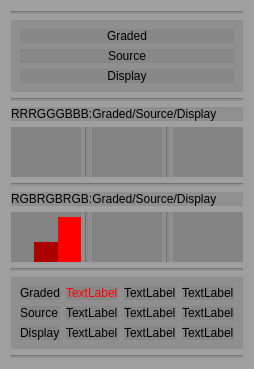
<?xml version="1.0" encoding="UTF-8"?>
<ui version="4.0">
 <class>Inspect_view</class>
 <widget class="QWidget" name="Inspect_view">
  <property name="geometry">
   <rect>
    <x>0</x>
    <y>0</y>
    <width>227</width>
    <height>357</height>
   </rect>
  </property>
  <property name="windowTitle">
   <string>Form</string>
  </property>
  <property name="styleSheet">
   <string notr="true">background-color: rgb(128, 128, 128, 128);</string>
  </property>
  <layout class="QVBoxLayout" name="verticalLayout">
   <item>
    <widget class="Line" name="line_8">
     <property name="orientation">
      <enum>Qt::Horizontal</enum>
     </property>
    </widget>
   </item>
   <item>
    <widget class="QWidget" name="wdgt_colors" native="true">
     <layout class="QVBoxLayout" name="verticalLayout_20">
      <item>
       <widget class="QLabel" name="lbl_color_graded">
        <property name="text">
         <string>Graded</string>
        </property>
        <property name="alignment">
         <set>Qt::AlignCenter</set>
        </property>
       </widget>
      </item>
      <item>
       <widget class="QLabel" name="lbl_color_source">
        <property name="text">
         <string>Source</string>
        </property>
        <property name="alignment">
         <set>Qt::AlignCenter</set>
        </property>
       </widget>
      </item>
      <item>
       <widget class="QLabel" name="lbl_color_display">
        <property name="text">
         <string>Display</string>
        </property>
        <property name="alignment">
         <set>Qt::AlignCenter</set>
        </property>
       </widget>
      </item>
     </layout>
    </widget>
   </item>
   <item>
    <widget class="Line" name="line_7">
     <property name="orientation">
      <enum>Qt::Horizontal</enum>
     </property>
    </widget>
   </item>
   <item>
    <widget class="QLabel" name="label">
     <property name="text">
      <string>RRRGGGBBB:Graded/Source/Display</string>
     </property>
    </widget>
   </item>
   <item>
    <widget class="QWidget" name="widget" native="true">
     <property name="sizePolicy">
      <sizepolicy hsizetype="Expanding" vsizetype="Fixed">
       <horstretch>0</horstretch>
       <verstretch>0</verstretch>
      </sizepolicy>
     </property>
     <property name="minimumSize">
      <size>
       <width>0</width>
       <height>50</height>
      </size>
     </property>
     <property name="maximumSize">
      <size>
       <width>16777215</width>
       <height>50</height>
      </size>
     </property>
     <layout class="QHBoxLayout" name="horizontalLayout">
      <property name="spacing">
       <number>4</number>
      </property>
      <property name="leftMargin">
       <number>0</number>
      </property>
      <property name="topMargin">
       <number>0</number>
      </property>
      <property name="rightMargin">
       <number>0</number>
      </property>
      <property name="bottomMargin">
       <number>0</number>
      </property>
      <item>
       <widget class="QWidget" name="widget_2" native="true">
        <property name="sizePolicy">
         <sizepolicy hsizetype="Expanding" vsizetype="Fixed">
          <horstretch>0</horstretch>
          <verstretch>0</verstretch>
         </sizepolicy>
        </property>
        <property name="maximumSize">
         <size>
          <width>16777215</width>
          <height>50</height>
         </size>
        </property>
        <layout class="QHBoxLayout" name="horizontalLayout_2">
         <property name="spacing">
          <number>0</number>
         </property>
         <property name="leftMargin">
          <number>0</number>
         </property>
         <property name="topMargin">
          <number>0</number>
         </property>
         <property name="rightMargin">
          <number>0</number>
         </property>
         <property name="bottomMargin">
          <number>0</number>
         </property>
         <item>
          <widget class="QWidget" name="widget_5" native="true">
           <layout class="QVBoxLayout" name="verticalLayout_2">
            <property name="spacing">
             <number>0</number>
            </property>
            <property name="leftMargin">
             <number>0</number>
            </property>
            <property name="topMargin">
             <number>0</number>
            </property>
            <property name="rightMargin">
             <number>0</number>
            </property>
            <property name="bottomMargin">
             <number>0</number>
            </property>
            <item>
             <spacer name="verticalSpacer">
              <property name="orientation">
               <enum>Qt::Vertical</enum>
              </property>
              <property name="sizeHint" stdset="0">
               <size>
                <width>20</width>
                <height>40</height>
               </size>
              </property>
             </spacer>
            </item>
            <item>
             <widget class="QWidget" name="wdgt_rrrgggbbb_graded_r" native="true">
              <property name="sizePolicy">
               <sizepolicy hsizetype="Expanding" vsizetype="Fixed">
                <horstretch>0</horstretch>
                <verstretch>0</verstretch>
               </sizepolicy>
              </property>
              <property name="maximumSize">
               <size>
                <width>16777215</width>
                <height>50</height>
               </size>
              </property>
             </widget>
            </item>
           </layout>
          </widget>
         </item>
         <item>
          <widget class="QWidget" name="widget_4" native="true">
           <layout class="QVBoxLayout" name="verticalLayout_3">
            <property name="spacing">
             <number>0</number>
            </property>
            <property name="leftMargin">
             <number>0</number>
            </property>
            <property name="topMargin">
             <number>0</number>
            </property>
            <property name="rightMargin">
             <number>0</number>
            </property>
            <property name="bottomMargin">
             <number>0</number>
            </property>
            <item>
             <spacer name="verticalSpacer_2">
              <property name="orientation">
               <enum>Qt::Vertical</enum>
              </property>
              <property name="sizeHint" stdset="0">
               <size>
                <width>20</width>
                <height>40</height>
               </size>
              </property>
             </spacer>
            </item>
            <item>
             <widget class="QWidget" name="wdgt_rrrgggbbb_source_r" native="true">
              <property name="sizePolicy">
               <sizepolicy hsizetype="Expanding" vsizetype="Fixed">
                <horstretch>0</horstretch>
                <verstretch>0</verstretch>
               </sizepolicy>
              </property>
              <property name="maximumSize">
               <size>
                <width>16777215</width>
                <height>50</height>
               </size>
              </property>
             </widget>
            </item>
           </layout>
          </widget>
         </item>
         <item>
          <widget class="QWidget" name="widget_3" native="true">
           <layout class="QVBoxLayout" name="verticalLayout_4">
            <property name="spacing">
             <number>0</number>
            </property>
            <property name="leftMargin">
             <number>0</number>
            </property>
            <property name="topMargin">
             <number>0</number>
            </property>
            <property name="rightMargin">
             <number>0</number>
            </property>
            <property name="bottomMargin">
             <number>0</number>
            </property>
            <item>
             <spacer name="verticalSpacer_3">
              <property name="orientation">
               <enum>Qt::Vertical</enum>
              </property>
              <property name="sizeHint" stdset="0">
               <size>
                <width>20</width>
                <height>40</height>
               </size>
              </property>
             </spacer>
            </item>
            <item>
             <widget class="QWidget" name="wdgt_rrrgggbbb_display_r" native="true">
              <property name="sizePolicy">
               <sizepolicy hsizetype="Expanding" vsizetype="Fixed">
                <horstretch>0</horstretch>
                <verstretch>0</verstretch>
               </sizepolicy>
              </property>
              <property name="maximumSize">
               <size>
                <width>16777215</width>
                <height>50</height>
               </size>
              </property>
             </widget>
            </item>
           </layout>
          </widget>
         </item>
        </layout>
       </widget>
      </item>
      <item>
       <widget class="Line" name="line_5">
        <property name="orientation">
         <enum>Qt::Vertical</enum>
        </property>
       </widget>
      </item>
      <item>
       <widget class="QWidget" name="widget_7" native="true">
        <property name="sizePolicy">
         <sizepolicy hsizetype="Expanding" vsizetype="Fixed">
          <horstretch>0</horstretch>
          <verstretch>0</verstretch>
         </sizepolicy>
        </property>
        <property name="maximumSize">
         <size>
          <width>16777215</width>
          <height>50</height>
         </size>
        </property>
        <layout class="QHBoxLayout" name="horizontalLayout_3">
         <property name="spacing">
          <number>0</number>
         </property>
         <property name="leftMargin">
          <number>0</number>
         </property>
         <property name="topMargin">
          <number>0</number>
         </property>
         <property name="rightMargin">
          <number>0</number>
         </property>
         <property name="bottomMargin">
          <number>0</number>
         </property>
         <item>
          <widget class="QWidget" name="widget_10" native="true">
           <layout class="QVBoxLayout" name="verticalLayout_14">
            <property name="spacing">
             <number>0</number>
            </property>
            <property name="leftMargin">
             <number>0</number>
            </property>
            <property name="topMargin">
             <number>0</number>
            </property>
            <property name="rightMargin">
             <number>0</number>
            </property>
            <property name="bottomMargin">
             <number>0</number>
            </property>
            <item>
             <spacer name="verticalSpacer_13">
              <property name="orientation">
               <enum>Qt::Vertical</enum>
              </property>
              <property name="sizeHint" stdset="0">
               <size>
                <width>20</width>
                <height>40</height>
               </size>
              </property>
             </spacer>
            </item>
            <item>
             <widget class="QWidget" name="wdgt_rrrgggbbb_graded_g" native="true">
              <property name="sizePolicy">
               <sizepolicy hsizetype="Expanding" vsizetype="Fixed">
                <horstretch>0</horstretch>
                <verstretch>0</verstretch>
               </sizepolicy>
              </property>
              <property name="maximumSize">
               <size>
                <width>16777215</width>
                <height>50</height>
               </size>
              </property>
             </widget>
            </item>
           </layout>
          </widget>
         </item>
         <item>
          <widget class="QWidget" name="widget_13" native="true">
           <layout class="QVBoxLayout" name="verticalLayout_15">
            <property name="spacing">
             <number>0</number>
            </property>
            <property name="leftMargin">
             <number>0</number>
            </property>
            <property name="topMargin">
             <number>0</number>
            </property>
            <property name="rightMargin">
             <number>0</number>
            </property>
            <property name="bottomMargin">
             <number>0</number>
            </property>
            <item>
             <spacer name="verticalSpacer_14">
              <property name="orientation">
               <enum>Qt::Vertical</enum>
              </property>
              <property name="sizeHint" stdset="0">
               <size>
                <width>20</width>
                <height>40</height>
               </size>
              </property>
             </spacer>
            </item>
            <item>
             <widget class="QWidget" name="wdgt_rrrgggbbb_source_g" native="true">
              <property name="sizePolicy">
               <sizepolicy hsizetype="Expanding" vsizetype="Fixed">
                <horstretch>0</horstretch>
                <verstretch>0</verstretch>
               </sizepolicy>
              </property>
              <property name="maximumSize">
               <size>
                <width>16777215</width>
                <height>50</height>
               </size>
              </property>
             </widget>
            </item>
           </layout>
          </widget>
         </item>
         <item>
          <widget class="QWidget" name="widget_11" native="true">
           <layout class="QVBoxLayout" name="verticalLayout_16">
            <property name="spacing">
             <number>0</number>
            </property>
            <property name="leftMargin">
             <number>0</number>
            </property>
            <property name="topMargin">
             <number>0</number>
            </property>
            <property name="rightMargin">
             <number>0</number>
            </property>
            <property name="bottomMargin">
             <number>0</number>
            </property>
            <item>
             <spacer name="verticalSpacer_15">
              <property name="orientation">
               <enum>Qt::Vertical</enum>
              </property>
              <property name="sizeHint" stdset="0">
               <size>
                <width>20</width>
                <height>40</height>
               </size>
              </property>
             </spacer>
            </item>
            <item>
             <widget class="QWidget" name="wdgt_rrrgggbbb_display_g" native="true">
              <property name="sizePolicy">
               <sizepolicy hsizetype="Expanding" vsizetype="Fixed">
                <horstretch>0</horstretch>
                <verstretch>0</verstretch>
               </sizepolicy>
              </property>
              <property name="maximumSize">
               <size>
                <width>16777215</width>
                <height>50</height>
               </size>
              </property>
             </widget>
            </item>
           </layout>
          </widget>
         </item>
        </layout>
       </widget>
      </item>
      <item>
       <widget class="Line" name="line_6">
        <property name="orientation">
         <enum>Qt::Vertical</enum>
        </property>
       </widget>
      </item>
      <item>
       <widget class="QWidget" name="widget_12" native="true">
        <property name="sizePolicy">
         <sizepolicy hsizetype="Expanding" vsizetype="Fixed">
          <horstretch>0</horstretch>
          <verstretch>0</verstretch>
         </sizepolicy>
        </property>
        <property name="maximumSize">
         <size>
          <width>16777215</width>
          <height>50</height>
         </size>
        </property>
        <layout class="QHBoxLayout" name="horizontalLayout_4">
         <property name="spacing">
          <number>0</number>
         </property>
         <property name="leftMargin">
          <number>0</number>
         </property>
         <property name="topMargin">
          <number>0</number>
         </property>
         <property name="rightMargin">
          <number>0</number>
         </property>
         <property name="bottomMargin">
          <number>0</number>
         </property>
         <item>
          <widget class="QWidget" name="widget_41" native="true">
           <layout class="QVBoxLayout" name="verticalLayout_17">
            <property name="spacing">
             <number>0</number>
            </property>
            <property name="leftMargin">
             <number>0</number>
            </property>
            <property name="topMargin">
             <number>0</number>
            </property>
            <property name="rightMargin">
             <number>0</number>
            </property>
            <property name="bottomMargin">
             <number>0</number>
            </property>
            <item>
             <spacer name="verticalSpacer_16">
              <property name="orientation">
               <enum>Qt::Vertical</enum>
              </property>
              <property name="sizeHint" stdset="0">
               <size>
                <width>20</width>
                <height>40</height>
               </size>
              </property>
             </spacer>
            </item>
            <item>
             <widget class="QWidget" name="wdgt_rrrgggbbb_graded_b" native="true">
              <property name="sizePolicy">
               <sizepolicy hsizetype="Expanding" vsizetype="Fixed">
                <horstretch>0</horstretch>
                <verstretch>0</verstretch>
               </sizepolicy>
              </property>
              <property name="maximumSize">
               <size>
                <width>16777215</width>
                <height>50</height>
               </size>
              </property>
             </widget>
            </item>
           </layout>
          </widget>
         </item>
         <item>
          <widget class="QWidget" name="widget_42" native="true">
           <layout class="QVBoxLayout" name="verticalLayout_18">
            <property name="spacing">
             <number>0</number>
            </property>
            <property name="leftMargin">
             <number>0</number>
            </property>
            <property name="topMargin">
             <number>0</number>
            </property>
            <property name="rightMargin">
             <number>0</number>
            </property>
            <property name="bottomMargin">
             <number>0</number>
            </property>
            <item>
             <spacer name="verticalSpacer_17">
              <property name="orientation">
               <enum>Qt::Vertical</enum>
              </property>
              <property name="sizeHint" stdset="0">
               <size>
                <width>20</width>
                <height>40</height>
               </size>
              </property>
             </spacer>
            </item>
            <item>
             <widget class="QWidget" name="wdgt_rrrgggbbb_source_b" native="true">
              <property name="sizePolicy">
               <sizepolicy hsizetype="Expanding" vsizetype="Fixed">
                <horstretch>0</horstretch>
                <verstretch>0</verstretch>
               </sizepolicy>
              </property>
              <property name="maximumSize">
               <size>
                <width>16777215</width>
                <height>50</height>
               </size>
              </property>
             </widget>
            </item>
           </layout>
          </widget>
         </item>
         <item>
          <widget class="QWidget" name="widget_40" native="true">
           <layout class="QVBoxLayout" name="verticalLayout_19">
            <property name="spacing">
             <number>0</number>
            </property>
            <property name="leftMargin">
             <number>0</number>
            </property>
            <property name="topMargin">
             <number>0</number>
            </property>
            <property name="rightMargin">
             <number>0</number>
            </property>
            <property name="bottomMargin">
             <number>0</number>
            </property>
            <item>
             <spacer name="verticalSpacer_18">
              <property name="orientation">
               <enum>Qt::Vertical</enum>
              </property>
              <property name="sizeHint" stdset="0">
               <size>
                <width>20</width>
                <height>40</height>
               </size>
              </property>
             </spacer>
            </item>
            <item>
             <widget class="QWidget" name="wdgt_rrrgggbbb_display_b" native="true">
              <property name="sizePolicy">
               <sizepolicy hsizetype="Expanding" vsizetype="Fixed">
                <horstretch>0</horstretch>
                <verstretch>0</verstretch>
               </sizepolicy>
              </property>
              <property name="maximumSize">
               <size>
                <width>16777215</width>
                <height>50</height>
               </size>
              </property>
             </widget>
            </item>
           </layout>
          </widget>
         </item>
        </layout>
       </widget>
      </item>
     </layout>
    </widget>
   </item>
   <item>
    <widget class="Line" name="line">
     <property name="orientation">
      <enum>Qt::Horizontal</enum>
     </property>
    </widget>
   </item>
   <item>
    <widget class="QLabel" name="label_2">
     <property name="text">
      <string>RGBRGBRGB:Graded/Source/Display</string>
     </property>
    </widget>
   </item>
   <item>
    <widget class="QWidget" name="widget_17" native="true">
     <property name="sizePolicy">
      <sizepolicy hsizetype="Expanding" vsizetype="Fixed">
       <horstretch>0</horstretch>
       <verstretch>0</verstretch>
      </sizepolicy>
     </property>
     <property name="minimumSize">
      <size>
       <width>0</width>
       <height>50</height>
      </size>
     </property>
     <property name="maximumSize">
      <size>
       <width>16777215</width>
       <height>50</height>
      </size>
     </property>
     <layout class="QHBoxLayout" name="horizontalLayout_5">
      <property name="spacing">
       <number>4</number>
      </property>
      <property name="leftMargin">
       <number>0</number>
      </property>
      <property name="topMargin">
       <number>0</number>
      </property>
      <property name="rightMargin">
       <number>0</number>
      </property>
      <property name="bottomMargin">
       <number>0</number>
      </property>
      <item>
       <widget class="QWidget" name="widget_28" native="true">
        <property name="sizePolicy">
         <sizepolicy hsizetype="Expanding" vsizetype="Fixed">
          <horstretch>0</horstretch>
          <verstretch>0</verstretch>
         </sizepolicy>
        </property>
        <property name="minimumSize">
         <size>
          <width>0</width>
          <height>50</height>
         </size>
        </property>
        <property name="maximumSize">
         <size>
          <width>16777215</width>
          <height>50</height>
         </size>
        </property>
        <layout class="QHBoxLayout" name="horizontalLayout_8">
         <property name="spacing">
          <number>0</number>
         </property>
         <property name="leftMargin">
          <number>0</number>
         </property>
         <property name="topMargin">
          <number>0</number>
         </property>
         <property name="rightMargin">
          <number>0</number>
         </property>
         <property name="bottomMargin">
          <number>0</number>
         </property>
         <item>
          <widget class="QWidget" name="widget_30" native="true">
           <layout class="QVBoxLayout" name="verticalLayout_7">
            <property name="spacing">
             <number>0</number>
            </property>
            <property name="leftMargin">
             <number>0</number>
            </property>
            <property name="topMargin">
             <number>0</number>
            </property>
            <property name="rightMargin">
             <number>0</number>
            </property>
            <property name="bottomMargin">
             <number>0</number>
            </property>
            <item>
             <spacer name="verticalSpacer_6">
              <property name="orientation">
               <enum>Qt::Vertical</enum>
              </property>
              <property name="sizeHint" stdset="0">
               <size>
                <width>20</width>
                <height>40</height>
               </size>
              </property>
             </spacer>
            </item>
            <item>
             <widget class="QWidget" name="wdgt_rgbrgbrgb_graded_r" native="true">
              <property name="sizePolicy">
               <sizepolicy hsizetype="Expanding" vsizetype="Fixed">
                <horstretch>0</horstretch>
                <verstretch>0</verstretch>
               </sizepolicy>
              </property>
              <property name="minimumSize">
               <size>
                <width>0</width>
                <height>0</height>
               </size>
              </property>
              <property name="maximumSize">
               <size>
                <width>16777215</width>
                <height>50</height>
               </size>
              </property>
             </widget>
            </item>
           </layout>
          </widget>
         </item>
         <item>
          <widget class="QWidget" name="widget_31" native="true">
           <layout class="QVBoxLayout" name="verticalLayout_8">
            <property name="spacing">
             <number>0</number>
            </property>
            <property name="leftMargin">
             <number>0</number>
            </property>
            <property name="topMargin">
             <number>0</number>
            </property>
            <property name="rightMargin">
             <number>0</number>
            </property>
            <property name="bottomMargin">
             <number>0</number>
            </property>
            <item>
             <spacer name="verticalSpacer_7">
              <property name="orientation">
               <enum>Qt::Vertical</enum>
              </property>
              <property name="sizeHint" stdset="0">
               <size>
                <width>20</width>
                <height>40</height>
               </size>
              </property>
             </spacer>
            </item>
            <item>
             <widget class="QWidget" name="wdgt_rgbrgbrgb_graded_g" native="true">
              <property name="sizePolicy">
               <sizepolicy hsizetype="Expanding" vsizetype="Fixed">
                <horstretch>0</horstretch>
                <verstretch>0</verstretch>
               </sizepolicy>
              </property>
              <property name="minimumSize">
               <size>
                <width>0</width>
                <height>20</height>
               </size>
              </property>
              <property name="maximumSize">
               <size>
                <width>16777215</width>
                <height>50</height>
               </size>
              </property>
              <property name="styleSheet">
               <string notr="true">background-color: rgb(170, 0, 0);</string>
              </property>
             </widget>
            </item>
           </layout>
          </widget>
         </item>
         <item>
          <widget class="QWidget" name="widget_29" native="true">
           <layout class="QVBoxLayout" name="verticalLayout_9">
            <property name="spacing">
             <number>0</number>
            </property>
            <property name="leftMargin">
             <number>0</number>
            </property>
            <property name="topMargin">
             <number>0</number>
            </property>
            <property name="rightMargin">
             <number>0</number>
            </property>
            <property name="bottomMargin">
             <number>0</number>
            </property>
            <item>
             <spacer name="verticalSpacer_8">
              <property name="orientation">
               <enum>Qt::Vertical</enum>
              </property>
              <property name="sizeHint" stdset="0">
               <size>
                <width>20</width>
                <height>40</height>
               </size>
              </property>
             </spacer>
            </item>
            <item>
             <widget class="QWidget" name="wdgt_rgbrgbrgb_graded_b" native="true">
              <property name="sizePolicy">
               <sizepolicy hsizetype="Expanding" vsizetype="Fixed">
                <horstretch>0</horstretch>
                <verstretch>0</verstretch>
               </sizepolicy>
              </property>
              <property name="minimumSize">
               <size>
                <width>0</width>
                <height>45</height>
               </size>
              </property>
              <property name="maximumSize">
               <size>
                <width>16777215</width>
                <height>50</height>
               </size>
              </property>
              <property name="baseSize">
               <size>
                <width>0</width>
                <height>0</height>
               </size>
              </property>
              <property name="styleSheet">
               <string notr="true">background-color: rgb(255, 0, 0);</string>
              </property>
             </widget>
            </item>
           </layout>
          </widget>
         </item>
        </layout>
       </widget>
      </item>
      <item>
       <widget class="Line" name="line_3">
        <property name="orientation">
         <enum>Qt::Vertical</enum>
        </property>
       </widget>
      </item>
      <item>
       <widget class="QWidget" name="widget_23" native="true">
        <property name="sizePolicy">
         <sizepolicy hsizetype="Expanding" vsizetype="Fixed">
          <horstretch>0</horstretch>
          <verstretch>0</verstretch>
         </sizepolicy>
        </property>
        <property name="maximumSize">
         <size>
          <width>16777215</width>
          <height>50</height>
         </size>
        </property>
        <layout class="QHBoxLayout" name="horizontalLayout_6">
         <property name="spacing">
          <number>0</number>
         </property>
         <property name="leftMargin">
          <number>0</number>
         </property>
         <property name="topMargin">
          <number>0</number>
         </property>
         <property name="rightMargin">
          <number>0</number>
         </property>
         <property name="bottomMargin">
          <number>0</number>
         </property>
         <item>
          <widget class="QWidget" name="widget_19" native="true">
           <layout class="QVBoxLayout" name="verticalLayout_5">
            <property name="spacing">
             <number>0</number>
            </property>
            <property name="leftMargin">
             <number>0</number>
            </property>
            <property name="topMargin">
             <number>0</number>
            </property>
            <property name="rightMargin">
             <number>0</number>
            </property>
            <property name="bottomMargin">
             <number>0</number>
            </property>
            <item>
             <spacer name="verticalSpacer_4">
              <property name="orientation">
               <enum>Qt::Vertical</enum>
              </property>
              <property name="sizeHint" stdset="0">
               <size>
                <width>20</width>
                <height>40</height>
               </size>
              </property>
             </spacer>
            </item>
            <item>
             <widget class="QWidget" name="wdgt_rgbrgbrgb_source_r" native="true">
              <property name="sizePolicy">
               <sizepolicy hsizetype="Expanding" vsizetype="Fixed">
                <horstretch>0</horstretch>
                <verstretch>0</verstretch>
               </sizepolicy>
              </property>
              <property name="maximumSize">
               <size>
                <width>16777215</width>
                <height>50</height>
               </size>
              </property>
             </widget>
            </item>
           </layout>
          </widget>
         </item>
         <item>
          <widget class="QWidget" name="widget_21" native="true">
           <layout class="QVBoxLayout" name="verticalLayout_6">
            <property name="spacing">
             <number>0</number>
            </property>
            <property name="leftMargin">
             <number>0</number>
            </property>
            <property name="topMargin">
             <number>0</number>
            </property>
            <property name="rightMargin">
             <number>0</number>
            </property>
            <property name="bottomMargin">
             <number>0</number>
            </property>
            <item>
             <spacer name="verticalSpacer_5">
              <property name="orientation">
               <enum>Qt::Vertical</enum>
              </property>
              <property name="sizeHint" stdset="0">
               <size>
                <width>20</width>
                <height>40</height>
               </size>
              </property>
             </spacer>
            </item>
            <item>
             <widget class="QWidget" name="wdgt_rgbrgbrgb_source_g" native="true">
              <property name="sizePolicy">
               <sizepolicy hsizetype="Expanding" vsizetype="Fixed">
                <horstretch>0</horstretch>
                <verstretch>0</verstretch>
               </sizepolicy>
              </property>
              <property name="maximumSize">
               <size>
                <width>16777215</width>
                <height>50</height>
               </size>
              </property>
             </widget>
            </item>
           </layout>
          </widget>
         </item>
         <item>
          <widget class="QWidget" name="widget_20" native="true">
           <layout class="QVBoxLayout" name="verticalLayout_10">
            <property name="spacing">
             <number>0</number>
            </property>
            <property name="leftMargin">
             <number>0</number>
            </property>
            <property name="topMargin">
             <number>0</number>
            </property>
            <property name="rightMargin">
             <number>0</number>
            </property>
            <property name="bottomMargin">
             <number>0</number>
            </property>
            <item>
             <spacer name="verticalSpacer_9">
              <property name="orientation">
               <enum>Qt::Vertical</enum>
              </property>
              <property name="sizeHint" stdset="0">
               <size>
                <width>20</width>
                <height>40</height>
               </size>
              </property>
             </spacer>
            </item>
            <item>
             <widget class="QWidget" name="wdgt_rgbrgbrgb_source_b" native="true">
              <property name="sizePolicy">
               <sizepolicy hsizetype="Expanding" vsizetype="Fixed">
                <horstretch>0</horstretch>
                <verstretch>0</verstretch>
               </sizepolicy>
              </property>
              <property name="maximumSize">
               <size>
                <width>16777215</width>
                <height>50</height>
               </size>
              </property>
             </widget>
            </item>
           </layout>
          </widget>
         </item>
        </layout>
       </widget>
      </item>
      <item>
       <widget class="Line" name="line_4">
        <property name="orientation">
         <enum>Qt::Vertical</enum>
        </property>
       </widget>
      </item>
      <item>
       <widget class="QWidget" name="widget_18" native="true">
        <property name="sizePolicy">
         <sizepolicy hsizetype="Expanding" vsizetype="Fixed">
          <horstretch>0</horstretch>
          <verstretch>0</verstretch>
         </sizepolicy>
        </property>
        <property name="maximumSize">
         <size>
          <width>16777215</width>
          <height>50</height>
         </size>
        </property>
        <layout class="QHBoxLayout" name="horizontalLayout_7">
         <property name="spacing">
          <number>0</number>
         </property>
         <property name="leftMargin">
          <number>0</number>
         </property>
         <property name="topMargin">
          <number>0</number>
         </property>
         <property name="rightMargin">
          <number>0</number>
         </property>
         <property name="bottomMargin">
          <number>0</number>
         </property>
         <item>
          <widget class="QWidget" name="widget_26" native="true">
           <layout class="QVBoxLayout" name="verticalLayout_11">
            <property name="spacing">
             <number>0</number>
            </property>
            <property name="leftMargin">
             <number>0</number>
            </property>
            <property name="topMargin">
             <number>0</number>
            </property>
            <property name="rightMargin">
             <number>0</number>
            </property>
            <property name="bottomMargin">
             <number>0</number>
            </property>
            <item>
             <spacer name="verticalSpacer_10">
              <property name="orientation">
               <enum>Qt::Vertical</enum>
              </property>
              <property name="sizeHint" stdset="0">
               <size>
                <width>20</width>
                <height>40</height>
               </size>
              </property>
             </spacer>
            </item>
            <item>
             <widget class="QWidget" name="wdgt_rgbrgbrgb_display_r" native="true">
              <property name="sizePolicy">
               <sizepolicy hsizetype="Expanding" vsizetype="Fixed">
                <horstretch>0</horstretch>
                <verstretch>0</verstretch>
               </sizepolicy>
              </property>
              <property name="maximumSize">
               <size>
                <width>16777215</width>
                <height>50</height>
               </size>
              </property>
             </widget>
            </item>
           </layout>
          </widget>
         </item>
         <item>
          <widget class="QWidget" name="widget_27" native="true">
           <layout class="QVBoxLayout" name="verticalLayout_12">
            <property name="spacing">
             <number>0</number>
            </property>
            <property name="leftMargin">
             <number>0</number>
            </property>
            <property name="topMargin">
             <number>0</number>
            </property>
            <property name="rightMargin">
             <number>0</number>
            </property>
            <property name="bottomMargin">
             <number>0</number>
            </property>
            <item>
             <spacer name="verticalSpacer_11">
              <property name="orientation">
               <enum>Qt::Vertical</enum>
              </property>
              <property name="sizeHint" stdset="0">
               <size>
                <width>20</width>
                <height>40</height>
               </size>
              </property>
             </spacer>
            </item>
            <item>
             <widget class="QWidget" name="wdgt_rgbrgbrgb_display_g" native="true">
              <property name="sizePolicy">
               <sizepolicy hsizetype="Expanding" vsizetype="Fixed">
                <horstretch>0</horstretch>
                <verstretch>0</verstretch>
               </sizepolicy>
              </property>
              <property name="minimumSize">
               <size>
                <width>0</width>
                <height>0</height>
               </size>
              </property>
              <property name="maximumSize">
               <size>
                <width>16777215</width>
                <height>50</height>
               </size>
              </property>
             </widget>
            </item>
           </layout>
          </widget>
         </item>
         <item>
          <widget class="QWidget" name="widget_36" native="true">
           <layout class="QVBoxLayout" name="verticalLayout_13">
            <property name="spacing">
             <number>0</number>
            </property>
            <property name="leftMargin">
             <number>0</number>
            </property>
            <property name="topMargin">
             <number>0</number>
            </property>
            <property name="rightMargin">
             <number>0</number>
            </property>
            <property name="bottomMargin">
             <number>0</number>
            </property>
            <item>
             <spacer name="verticalSpacer_12">
              <property name="orientation">
               <enum>Qt::Vertical</enum>
              </property>
              <property name="sizeHint" stdset="0">
               <size>
                <width>20</width>
                <height>40</height>
               </size>
              </property>
             </spacer>
            </item>
            <item>
             <widget class="QWidget" name="wdgt_rgbrgbrgb_display_b" native="true">
              <property name="sizePolicy">
               <sizepolicy hsizetype="Expanding" vsizetype="Fixed">
                <horstretch>0</horstretch>
                <verstretch>0</verstretch>
               </sizepolicy>
              </property>
              <property name="maximumSize">
               <size>
                <width>16777215</width>
                <height>50</height>
               </size>
              </property>
             </widget>
            </item>
           </layout>
          </widget>
         </item>
        </layout>
       </widget>
      </item>
     </layout>
    </widget>
   </item>
   <item>
    <widget class="Line" name="line_2">
     <property name="orientation">
      <enum>Qt::Horizontal</enum>
     </property>
    </widget>
   </item>
   <item>
    <widget class="QWidget" name="wdgt_labels" native="true">
     <layout class="QGridLayout" name="gridLayout">
      <item row="0" column="0">
       <widget class="QLabel" name="lbl_graded">
        <property name="text">
         <string>Graded</string>
        </property>
       </widget>
      </item>
      <item row="0" column="1">
       <widget class="QLabel" name="lbl_graded_r">
        <property name="styleSheet">
         <string notr="true">color: rgb(255, 0, 0);</string>
        </property>
        <property name="text">
         <string>TextLabel</string>
        </property>
       </widget>
      </item>
      <item row="0" column="2">
       <widget class="QLabel" name="lbl_graded_g">
        <property name="text">
         <string>TextLabel</string>
        </property>
       </widget>
      </item>
      <item row="0" column="3">
       <widget class="QLabel" name="lbl_graded_b">
        <property name="text">
         <string>TextLabel</string>
        </property>
       </widget>
      </item>
      <item row="1" column="0">
       <widget class="QLabel" name="lbl_source_2">
        <property name="text">
         <string>Source</string>
        </property>
       </widget>
      </item>
      <item row="1" column="1">
       <widget class="QLabel" name="lbl_source_r">
        <property name="text">
         <string>TextLabel</string>
        </property>
       </widget>
      </item>
      <item row="1" column="2">
       <widget class="QLabel" name="lbl_source_g">
        <property name="text">
         <string>TextLabel</string>
        </property>
       </widget>
      </item>
      <item row="1" column="3">
       <widget class="QLabel" name="lbl_source_b">
        <property name="text">
         <string>TextLabel</string>
        </property>
       </widget>
      </item>
      <item row="2" column="0">
       <widget class="QLabel" name="lbl_source">
        <property name="text">
         <string>Display</string>
        </property>
       </widget>
      </item>
      <item row="2" column="1">
       <widget class="QLabel" name="lbl_display_r">
        <property name="text">
         <string>TextLabel</string>
        </property>
       </widget>
      </item>
      <item row="2" column="2">
       <widget class="QLabel" name="lbl_display_g">
        <property name="text">
         <string>TextLabel</string>
        </property>
       </widget>
      </item>
      <item row="2" column="3">
       <widget class="QLabel" name="lbl_display_b">
        <property name="text">
         <string>TextLabel</string>
        </property>
       </widget>
      </item>
     </layout>
    </widget>
   </item>
   <item>
    <widget class="Line" name="line_9">
     <property name="orientation">
      <enum>Qt::Horizontal</enum>
     </property>
    </widget>
   </item>
  </layout>
 </widget>
 <resources/>
 <connections/>
</ui>
